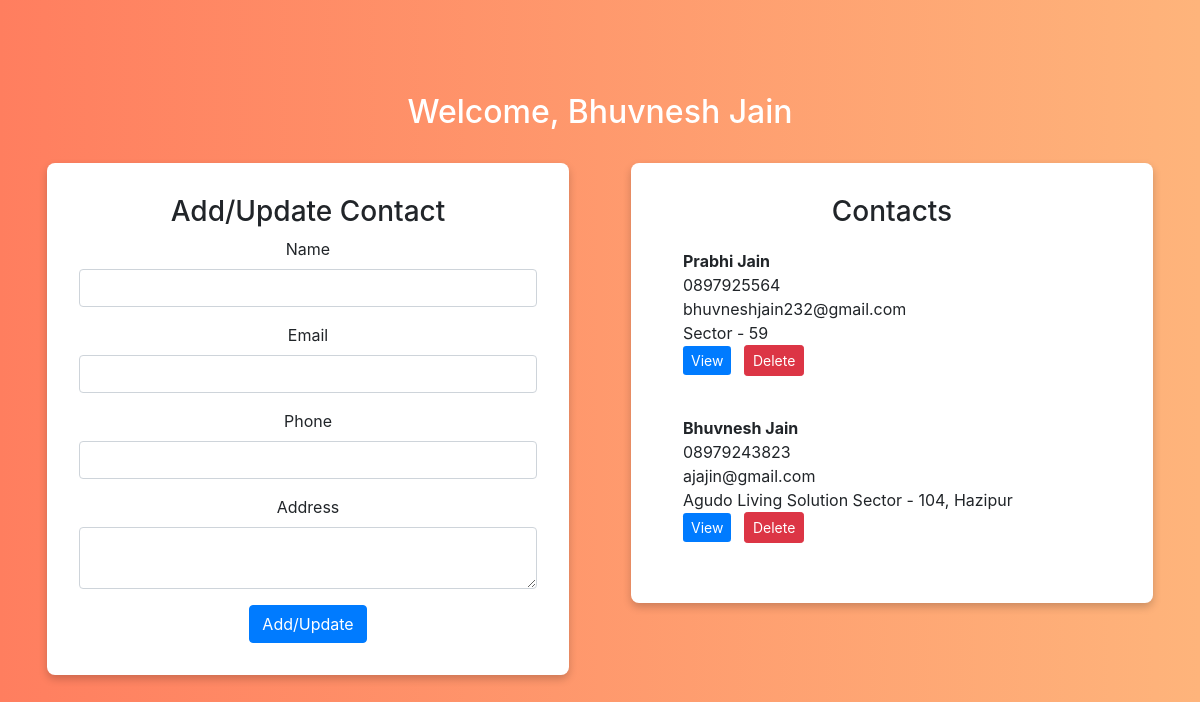
Screenshot of /contact/Bhuvnesh Jain/ with the database file from the repository.
### contacts/models.py (models this page shows, shortened)
class Contact(models.Model):
    name = models.CharField(max_length=50)
    phone = models.CharField(max_length=15)
    email = models.EmailField(unique=True)
    address = models.TextField()

### contacts/views.py (the view, shortened to what this page needs)
# urls.py: path('contact/<str:name>/', views.contact, name='contact'),
def contact(request, name):
    contacts = Contact.objects.all()
    return render(request, 'contacts/contact.html', {'name': name, 'contacts': contacts})

### contacts/templates/contacts/contact.html (shortened to what this page needs)
<!DOCTYPE html>
<html lang="en">
<head>
    {% load static %}
    <link href="https://stackpath.bootstrapcdn.com/bootstrap/4.5.2/css/bootstrap.min.css" rel="stylesheet">
    <link href="{% static 'css/contact.css' %}" rel="stylesheet">
</head>
<body>
    <div class="gradient-background">
        <div class="container">
            <h2 class="welcome-message">Welcome, {{ name }}</h2>
            <div class="row">
                <div class="col-md-6">
                    <div class="box left-box">
                        <h3>Add/Update Contact</h3>
                        <form method="post">
                            <div class="form-group">
                                <label for="name">Name</label>
                                <input type="text" name="name" class="form-control" required>
                            </div>
                            <div class="form-group">
                                <label for="email">Email</label>
                                <input type="email" name="email" class="form-control" required>
                            </div>
                            <div class="form-group">
                                <label for="phone">Phone</label>
                                <input type="text" name="phone" class="form-control" required>
                            </div>
                            <div class="form-group">
                                <label for="address">Address</label>
                                <textarea name="address" class="form-control" required></textarea>
                            </div>
                            <button type="submit" class="btn btn-primary" name="action" value="add_update">Add/Update</button>
                        </form>
                    </div>
                </div>
                <div class="col-md-6">
                    <div class="box right-box">
                        <h3>Contacts</h3>
                        <ul class="list-group">
                            {% for contact in contacts %}
                                <li class="list-group-item">
                                    <strong>{{ contact.name }}</strong><br>
                                    {{ contact.phone }}<br>
                                    {{ contact.email }}<br>
                                    {{ contact.address }}<br>
                                    <a href="{% url 'display' contact.email %}" class="btn btn-info btn-sm">View</a>
                                    <form method="post" style="display:inline;">
                                        <button type="submit" class="btn btn-danger btn-sm" name="action" value="delete">Delete</button>
                                    </form>
                                </li>
                            {% endfor %}
                        </ul>
                    </div>
                </div>
            </div>
        </div>
    </div>
</body>
</html>

### contacts/static/css/contact.css (style rules this page uses)
.gradient-background { background: linear-gradient(to right, #ff7e5f, #feb47b); min-height: 100vh; display: flex; align-items: center; justify-content: center; text-align: center; padding: 2rem; }
.welcome-message { color: #fff; margin-bottom: 2rem; }
.box { background-color: #fff; border-radius: 8px; padding: 2rem; box-shadow: 0 4px 8px rgba(0, 0, 0, 0.2); margin-bottom: 2rem; }
.left-box { margin-right: 1rem; }
.right-box { margin-left: 1rem; text-align: left; }
.right-box h3 { text-align: center; }
.list-group-item { border: none; margin-bottom: 1rem; }
.list-group-item a { margin-right: 0.5rem; }
.btn-info { background-color: #007bff; border: none; }

### rows the page displays
Contact: name "Bhuvnesh Jain", phone "08979243823", email "ajajin@gmail.com", address "Agudo Living Solution Sector - 104, Hazipur"
Contact: name "Prabhi Jain", phone "0897925564", email "bhuvneshjain232@gmail.com", address "Sector - 59"
